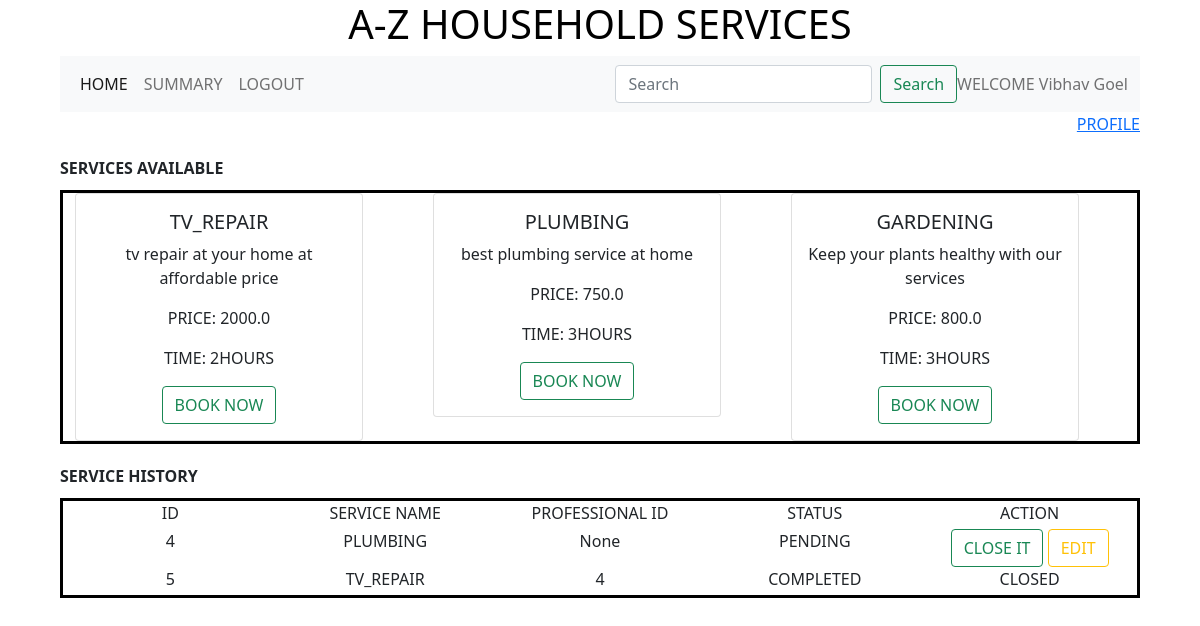
Screenshot of /customer/4 with the database file from the repository.
### backend/models.py (models this page shows)
class Customer(db.Model):
    __tablename__ ="customer"
    id = db.Column(db.Integer,primary_key=True)
    full_name = db.Column(db.String)
    address = db.Column(db.String)
    pincode = db.Column(db.Integer)
    service_requests = db.relationship("Service_request",cascade="all,delete",backref="customer",lazy = True)

class Service(db.Model):
    __tablename__ ="service"
    id = db.Column(db.Integer,primary_key=True)
    name = db.Column(db.String)
    description = db.Column(db.String)
    base_price = db.Column(db.Float)
    time_required = db.Column(db.Integer)
    service_requests = db.relationship("Service_request",cascade="all,delete",backref="service",lazy = True)
    professionals = db.relationship("Professional",cascade="all,delete",backref="service",lazy = True)
    service_pic_url = db.Column(db.String,nullable=True,default="None")

class Service_request(db.Model):
    __tablename__ ="service_request"
    id = db.Column(db.Integer,primary_key=True)
    status  = db.Column(db.String,default ="PENDING" )
    date = db.Column(db.DateTime)
    rating = db.Column(db.Integer)
    remark = db.Column(db.String)
    service_id = db.Column(db.Integer, db.ForeignKey("service.id"),nullable = False)
    customer_id = db.Column(db.Integer, db.ForeignKey("customer.id"),nullable = False)
    professtional_id = db.Column(db.Integer, db.ForeignKey("professional.id"))

### backend/controllers.py (the view)
@app.route("/customer/<id>")
def customer_dashboard(id):
    customer = get_customer(id)
    services = get_services()
    services1 = get_services()
    service_requests = Service_request().query.filter_by(customer_id=id).all()
    return render_template("customer_dashboard.html",services=services,customer=customer,id=id,service_requests=service_requests,services1=services1)

### backend/controllers.py (called while the page is built)
def get_services():
    services = Service.query.all()
    return services

def get_customer(id):
    customer = Customer.query.filter_by(id=id).first()
    return customer

### templates/customer_dashboard.html (shortened to what this page needs)
{%extends "customer_layout.html"%}
{%block content%}
                  <div class="mb-3">
                    <div class ="right"><a href ='/customer_profile/{{id}}'>PROFILE</a></div>
                  </div>
                {%if services%}
                <div class ="margin"><b>
                  SERVICES AVAILABLE
                </b></div>
                  <div class ="dashboard">
                    <div class="container text-center">
                      <div class="row">
                        {%for service in services%}
                          <div class="col">
                            <div class="card" style="width: 18rem;">
                              <div class="card-body">
                                <h5 class="card-title">{{service.name}}</h5>
                                <p class="card-text">{{service.description}}</p>
                                <p class="card-text">PRICE: {{service.base_price}}</p>
                                <p class="card-text">TIME: {{service.time_required}}HOURS</p>
                                <form action="/service_request/{{id}}" method ="POST">
                                  <button type = "submit" class="btn btn-outline-success">BOOK NOW</button>
                                </form>
                              </div>
                            </div>
                          </div>
                        {%endfor%}
                      </div>
                    </div>
                  </div>
                {%else%}
                  <h3 class="center">NO SERVICES AVAILABLE</h3>
                {%endif%}
                {%if service_requests%}
                  <div class ="margin"><b>
                    SERVICE HISTORY
                  </b></div>
                  <div class ="dashboard">
                    <div class="container text-center">
                      <div class="row">
                        <div class="col">
                         ID
                        </div>
                        <div class="col">
                          SERVICE NAME
                        </div>
                        <div class="col">
                          PROFESSIONAL ID
                        </div>
                        <div class="col">
                          STATUS
                        </div>
                        <div class="col">
                          ACTION
                        </div>
                      </div>
                    </div>
                    <div class="container text-center">
                      <div class="margin1">
                        {%for service_request in service_requests%}
                          {%for s in services1%}
                            {%if s.id == service_request.service_id%}
                              <div class="row">
                                <div class="col">
                                  {{service_request.id}}
                                </div>
                                <div class="col">
                                  {{s.name}}
                                </div>
                                <div class="col">
                                  {{service_request.professtional_id}}
                                </div>
                                <div class="col">
                                  {{service_request.status}}
                                </div>
                                <div class="col">
                                  {%if service_request.status != "COMPLETED" %}
                                    <a href="/close_service_request/{{id}}/{{service_request.id}}" class="btn btn-outline-success">CLOSE IT</a>
                                    <a href="/edit_service_request/{{id}}/{{service_request.id}}" class="btn btn-outline-warning">EDIT</a>
                                  {%else%}
                                    CLOSED
                                  {%endif%}
                                </div>
                              </div>
                            {%endif%}
                          {%endfor%}
                        {%endfor%}
                      </div>
                    </div>
                  </div>
                {%endif%}
{%endblock%}

### templates/customer_layout.html (shortened to what this page needs)
<!DOCTYPE html>
<html>
    <head>
        <link rel ="stylesheet" href="/static/styles/main.css">
        <link href ="https://cdn.jsdelivr.net/npm/bootstrap@5.0.2/dist/css/bootstrap.min.css" rel="stylesheet">
    </head>
    <body>
        <div class = "my_container">
            <div class ="center"><h1>A-Z HOUSEHOLD SERVICES</h1></div>
            <div class ="my_panel">
                <nav class="navbar navbar-expand-lg navbar-light bg-light">
                    <div class="container-fluid">
                      <div class="collapse navbar-collapse" id="navbarText">
                        <ul class="navbar-nav me-auto mb-2 mb-lg-0">
                          <li class="nav-item">
                            <a class="nav-link active" aria-current="page" href="/customer/{{id}}">HOME</a>
                          </li>
                          <li class="nav-item">
                            <a class="nav-link" href="/customer_summary/{{id}}">SUMMARY</a>
                          </li>
                          <li class="nav-item">
                            <a class="nav-link" href="/login">LOGOUT</a>
                          </li>
                        </ul>
                        <form class="d-flex" method ="POST" action="/search_c/{{id}}">
                          <input class="form-control me-2" type="search" placeholder="Search" aria-label="Search" name ="search_txt" id ="search_txt">
                          <button class="btn btn-outline-success" type="submit">Search</button>
                        </form>
                        <span class="navbar-text">
                          WELCOME {{customer.full_name}}
                        </span>
                      </div>
                    </div>
                </nav>
                 {%block content%}
                 {%endblock%}
            </div>
        </div>
    </body>
</html>

### static/styles/main.css (style rules this page uses)
.my_panel { width: 90%; margin: auto; height: auto; }
.center { text-align: center; margin: auto; color:black }
.right { text-align: right; margin: auto; color:black }
.dashboard { border: solid black }
.margin { margin-top: 20px; margin-bottom: 10px; }
.margin1 { margin-top: 4px; margin-bottom: 4px; }

### rows the page displays
Customer: full_name "Vibhav Goel"
Service: name "TV_REPAIR", description "tv repair at your home at affordable price", base_price "2000.0", time_required "2", shows "CLOSED"
Service: name "PLUMBING", description "best plumbing service at home", base_price "750.0", time_required "3"
Service: name "GARDENING", description "Keep your plants healthy with our services", base_price "800.0", time_required "3"
Service_request: id "4", professtional_id "None", status "PENDING"
Service_request: id "5", professtional_id "4", status "COMPLETED"
